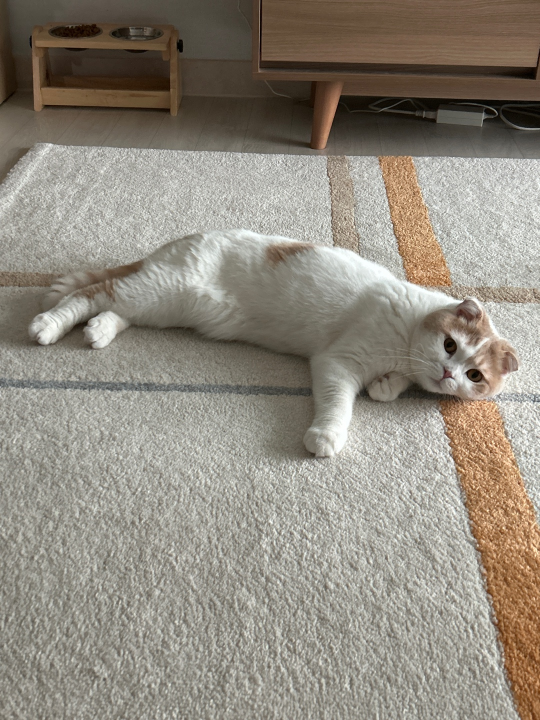
#> input picture 5주차 과제-이미지 처리/cookie_cat.jpg, 1080 x 1440 px, found by its file name (shown at 1/2 size)
$ python '1.이미지 처리(불러오기,크기,자르기,회전,대칭,필터링,합치기,저장).py'
#> lines starting #> are read from the running program, lines starting #| are printed output that depends on the picture
from PIL import Image, ImageFilter

# 이미지 열기
image = Image.open('C:\\Users\\user\\Desktop\\cookie_cat.jpg')
#> image is the input picture: PIL image 1080x1440 RGB; mean R, G, B 144.6, 138, 126.6

# 1.이미지 크기 변경
width, height = image.size
#> width = 1080; height = 1440
new_width = width // 2
#> new_width = 540
new_height = height // 2
#> new_height = 720
resized_image = image.resize((new_width, new_height))
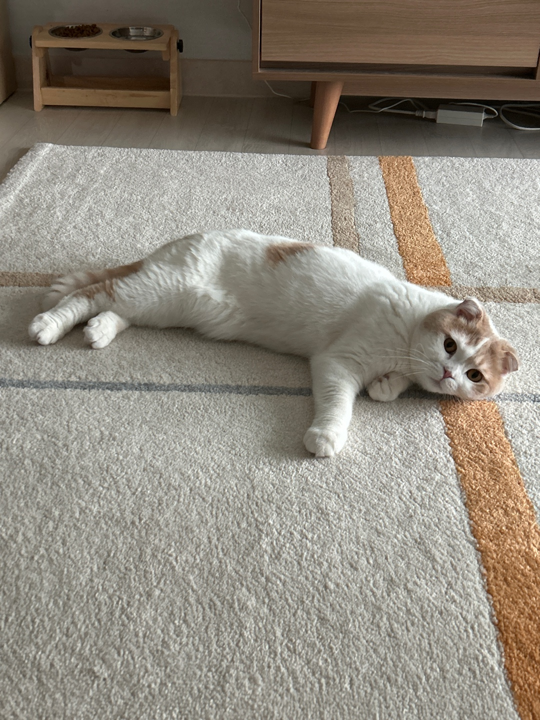
#> resized_image: PIL image 540x720 RGB; mean R, G, B 144.6, 138, 126.6

# 2.이미지 자르기
box = (60, 350, 1050, 950)
cropped_image = image.crop(box)
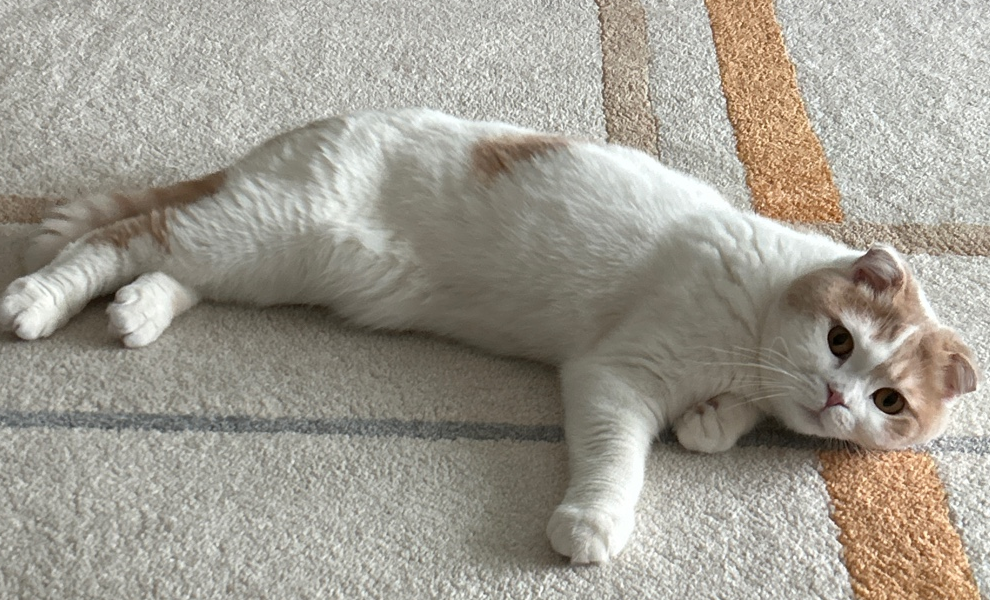
#> cropped_image: PIL image 990x600 RGB; mean R, G, B 160.5, 156.2, 145.8

# 3.이미지 회전
angle = 90
rotated_image = image.rotate(angle)
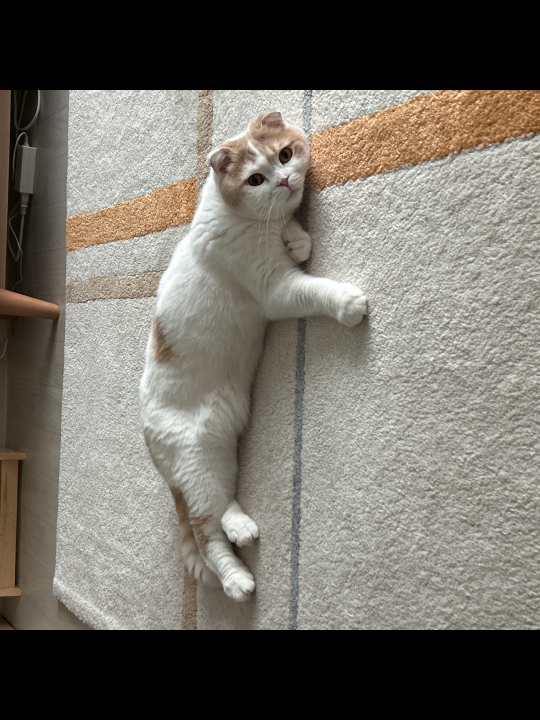
#> rotated_image: PIL image 1080x1440 RGB (shown at 1/2 size); mean R, G, B 114.8, 110.9, 102.9

# 4.이미지 상하 대칭 적용
flipped_image = image.transpose(Image.FLIP_TOP_BOTTOM)
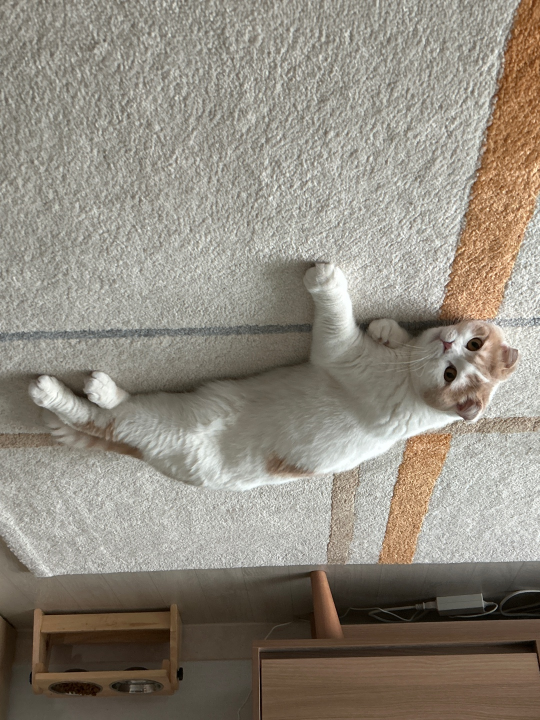
#> flipped_image: PIL image 1080x1440 RGB (shown at 1/2 size); mean R, G, B 144.6, 138, 126.6

# 5.이미지 상하 및 좌우 대칭 적용
flipped_image = flipped_image.transpose(Image.FLIP_LEFT_RIGHT)
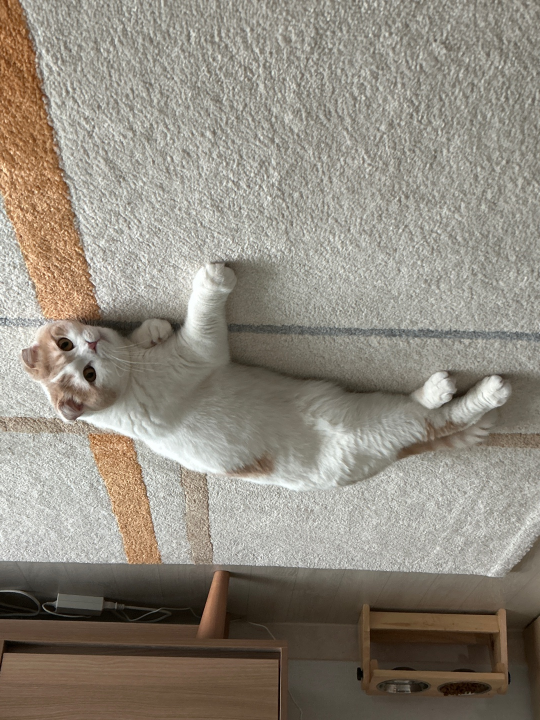
#> flipped_image: PIL image 1080x1440 RGB (shown at 1/2 size); mean R, G, B 144.6, 138, 126.6

# 6.이미지 필터 적용 (예: 블러)
filtered_image = image.filter(ImageFilter.GaussianBlur)

# 7.이미지 합치기
    # 병합할 이미지 파일 설정
image_paths = ['filtered_cookie_cat.jpg', 'flipped_top_bottom_left_right_cookie_cat.jpg', 'rotated_cookie_cat.jpg', 'resized_cookie_cat.jpg', 'cropped_cookie_cat.jpg']
    # 이미지 열기
#> (the run stopped early here; a loop or call above may not have finished)
